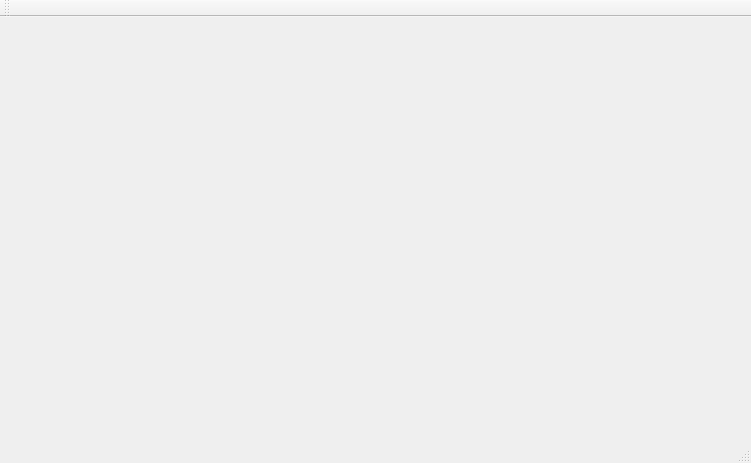
<?xml version="1.0" encoding="UTF-8"?>
<ui version="4.0">
 <class>MainWindow</class>
 <widget class="QMainWindow" name="MainWindow">
  <property name="geometry">
   <rect>
    <x>0</x>
    <y>0</y>
    <width>751</width>
    <height>463</height>
   </rect>
  </property>
  <property name="windowTitle">
   <string>MainWindow</string>
  </property>
  <widget class="QWidget" name="centralWidget"/>
  <widget class="QMenuBar" name="menuBar">
   <property name="geometry">
    <rect>
     <x>0</x>
     <y>0</y>
     <width>751</width>
     <height>23</height>
    </rect>
   </property>
  </widget>
  <widget class="QToolBar" name="mainToolBar">
   <attribute name="toolBarArea">
    <enum>TopToolBarArea</enum>
   </attribute>
   <attribute name="toolBarBreak">
    <bool>false</bool>
   </attribute>
  </widget>
  <widget class="QStatusBar" name="statusBar"/>
 </widget>
 <layoutdefault spacing="6" margin="11"/>
 <resources/>
 <connections/>
</ui>
